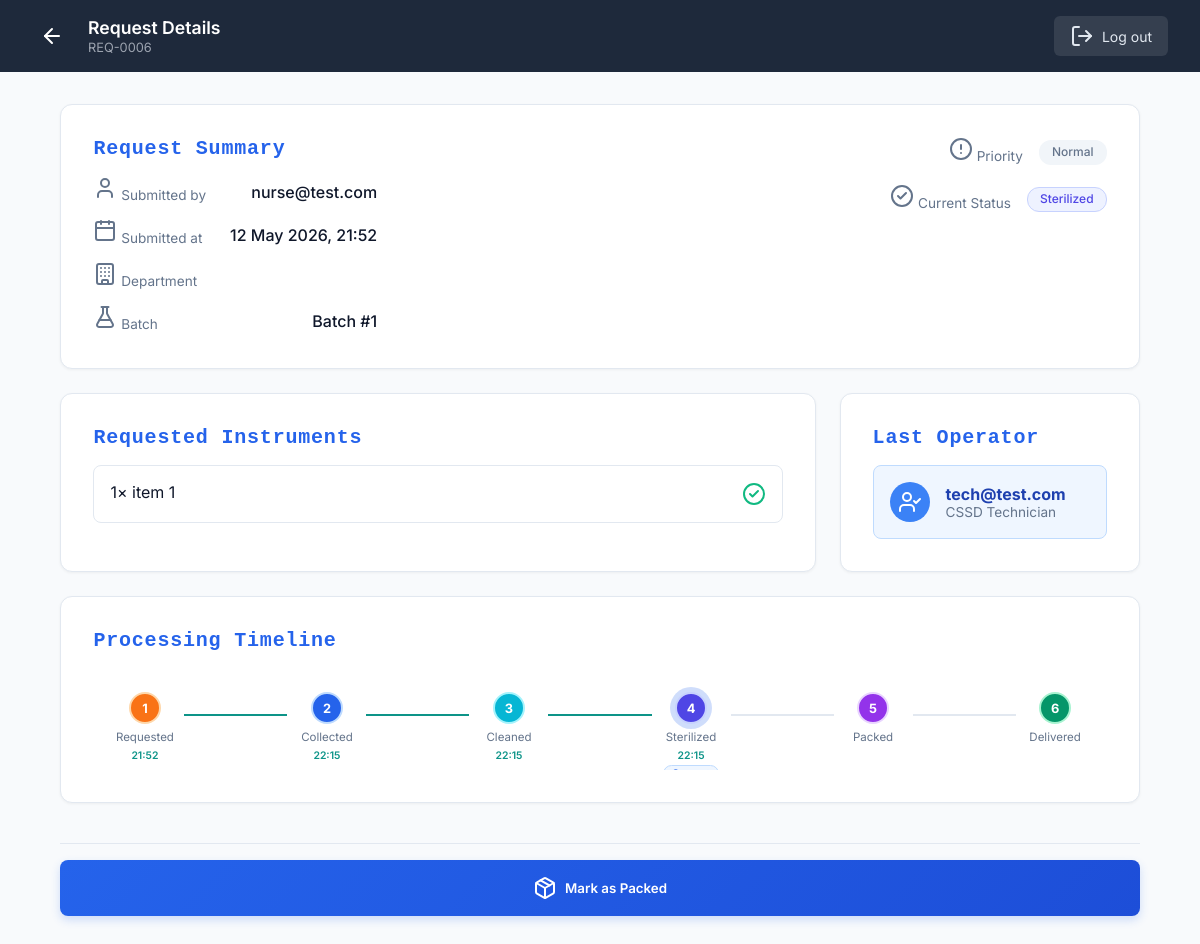
The page /cssd_request_details/6/ (signed in) on the database its author committed.
### CSSD_Management_System/models.py (models this page shows, shortened)
class InstrumentRequest(models.Model):
    PRIORITY_CHOICES = [
        ('Normal', 'Normal'),
        ('Urgent', 'Urgent'),
    ]
    STATUS_CHOICES = [
        ('Requested', 'Requested'),
        ('Collected', 'Collected'),
        ('Cleaned', 'Cleaned'),
        ('Sterilized', 'Sterilized'),
        ('Packed', 'Packed'),
        ('Delivered', 'Delivered'),
    ]
    requester = models.ForeignKey(CustomUser, on_delete=models.CASCADE, related_name='requests')
    priority = models.CharField(max_length=50, choices=PRIORITY_CHOICES, default='Normal')
    status = models.CharField(max_length=50, choices=STATUS_CHOICES, default='Requested')
    department = models.CharField(max_length=100, blank=True)
    notes = models.TextField(blank=True)
    last_operator = models.ForeignKey(
        CustomUser,
        on_delete=models.SET_NULL,
        null=True,
        blank=True,
        related_name='processed_requests'
    )
    batch = models.ForeignKey(SterilizationBatch, null=True, blank=True, on_delete=models.SET_NULL, related_name='requests')
    is_archived = models.BooleanField(default=False)
    submitted_at = models.DateTimeField(auto_now_add=True)
    collected_at = models.DateTimeField(null=True, blank=True)
    cleaned_at = models.DateTimeField(null=True, blank=True)
    sterilized_at = models.DateTimeField(null=True, blank=True)
    packed_at = models.DateTimeField(null=True, blank=True)
    delivered_at = models.DateTimeField(null=True, blank=True)

class CustomUser(AbstractUser):
    ROLE_CHOICES = [
        ('System Administrator', 'System Administrator'),
        ('CSSD Technician', 'CSSD Technician'),
        ('Department Nurse', 'Department Nurse'),
        ('Hospital Administrator', 'Hospital Administrator'),
    ]
    username = None
    email = models.EmailField(_('email address'), unique=True)
    role = models.CharField(max_length=50, choices=ROLE_CHOICES)
    department = models.CharField(max_length=100, blank=True)
    USERNAME_FIELD = 'email'
    REQUIRED_FIELDS = []
    objects = CustomUserManager()

class SterilizationBatch(models.Model):
    STATUS_CHOICES = [
        ('In Progress', 'In Progress'),
        ('Completed', 'Completed'),
    ]
    operator = models.ForeignKey(CustomUser, on_delete=models.CASCADE)
    temperature = models.FloatField()
    cycle_duration = models.FloatField()  # in minutes
    status = models.CharField(max_length=50, choices=STATUS_CHOICES, default='In Progress')
    created_at = models.DateTimeField(auto_now_add=True)
    instrument_sets = models.ManyToManyField(
        'InstrumentSet',
        blank=True,
        related_name='batches',
    )

class RequestItem(models.Model):
    request = models.ForeignKey(InstrumentRequest, on_delete=models.CASCADE, related_name='items')
    inventory_item = models.ForeignKey(InventoryItem, on_delete=models.CASCADE)
    quantity = models.IntegerField(default=1)

class InventoryItem(models.Model):
    name = models.CharField(max_length=255)
    category = models.CharField(max_length=100)
    current_stock = models.IntegerField(default=0)
    min_threshold = models.IntegerField(default=10)

### CSSD_Management_System/views.py (the view)
# urls.py: path('cssd_request_details/<int:request_id>/', views.cssd_request_details, name='cssd_request_details'),
@login_required
@cssd_staff_required
def cssd_request_details(request, request_id):
    instrument_request = get_object_or_404(InstrumentRequest, id=request_id)
    return render(request, 'cssd-request-details.html',
                  _detail_context(instrument_request))

### CSSD_Management_System/views.py (called while the page is built)
def _detail_context(instrument_request, error=None):
    return {
        'req':     instrument_request,
        'items':   RequestItem.objects.filter(request=instrument_request),
        'batches': SterilizationBatch.objects.all(),
        'error':   error,
    }

### CSSD_Management_System/templates/cssd-request-details.html (shortened to what this page needs)
{% load static %}
<!DOCTYPE html>
<html lang="en">
<head>
  <link rel="stylesheet" href="{% static 'styles.css' %}">
  <link rel="stylesheet" href="{% static 'extended_styles.css' %}">
</head>
<body>
  <div class="dashboard-wrapper theme-blue">
    <nav class="dashboard-nav theme-dark-blue">
      <div class="nav-brand">
        <a href="{% url 'dashboard_router' %}" class="btn-back-icon"><i data-lucide="arrow-left"></i></a>
        <div class="nav-title">
          <h2>Request Details</h2>
          <p>REQ-{{ req.id|stringformat:"04d" }}</p>
        </div>
      </div>
      <div class="nav-actions">
        <a href="{% url 'logout' %}" class="btn-logout"><i data-lucide="log-out"></i> Log out</a>
      </div>
    </nav>
    <main class="dashboard-main details-main">
      <div class="container-center">
        <div class="detail-card summary-card row-layout">
          <div>
            <h3>Request Summary</h3>
            <div class="sg-grid-small">
              <div class="sg-label"><i data-lucide="user"></i> Submitted by</div>
              <div class="sg-value text-right">{{ req.requester.email }}</div>
              <div class="sg-label"><i data-lucide="calendar"></i> Submitted at</div>
              <div class="sg-value text-right">{{ req.submitted_at|date:"d M Y, H:i" }}</div>
              <div class="sg-label"><i data-lucide="building"></i> Department</div>
              {% if req.batch %}
              <div class="sg-label"><i data-lucide="flask-conical"></i> Batch</div>
              <div class="sg-value text-right">Batch #{{ req.batch.id }}</div>
              {% endif %}
            </div>
          </div>
          <div class="summary-pills-v">
            <div class="sg-item-h">
              <span class="sg-label"><i data-lucide="alert-circle"></i> Priority</span>
              {% if req.priority == "Urgent" %}
                <span class="pill pill-urgent">Urgent</span>
              {% else %}
                <span class="pill pill-normal">Normal</span>
              {% endif %}
            </div>
            <div class="sg-item-h">
              <span class="sg-label"><i data-lucide="check-circle-2"></i> Current Status</span>
              <span class="pill status-{{ req.status }}" id="statusPill">{{ req.status }}</span>
            </div>
          </div>
        </div>
        <div class="grid-2-col">
          <div class="detail-card instruments-card">
            <h3>Requested Instruments</h3>
            <ul class="instrument-checklist">
              {% for item in items %}
              <li>
                <span>{{ item.quantity }}× {{ item.inventory_item.name }}</span>
                <i data-lucide="check-circle-2" class="icon-green"></i>
              </li>
              {% empty %}
              <li><span style="color:#94a3b8;">No instruments listed.</span></li>
              {% endfor %}
            </ul>
          </div>
          <div class="col-stack">
            {% if req.last_operator %}
            <div class="detail-card assigned-card">
              <h3>Last Operator</h3>
              <div class="technician-badge" style="background:#eff6ff;color:#1e40af;border:1px solid #bfdbfe;">
                <div class="avatar" style="background:#3b82f6;color:white;"><i data-lucide="user-check"></i></div>
                <div>
                  <strong>{{ req.last_operator.email }}</strong>
                  <p>{{ req.last_operator.role }}</p>
                </div>
              </div>
            </div>
            {% endif %}
          </div>
        </div>
        <div class="detail-card ht-card">
          <h3>Processing Timeline</h3>
          <div class="horizontal-timeline">
            <div class="ht-node step-requested {% if req.status == 'Requested' %}current{% else %}completed{% endif %}">
              <div class="node-circle">1</div>
              <p>Requested</p>
              <span class="ht-ts">{{ req.submitted_at|date:"H:i" }}</span>
            </div>
            <div class="ht-line {% if req.status != 'Requested' %}completed{% endif %}"></div>
            <div class="ht-node step-collected
              {% if req.status == 'Collected' %}current
              {% elif req.collected_at %}completed{% endif %}">
              <div class="node-circle">2</div>
              <p>Collected</p>
              {% if req.collected_at %}<span class="ht-ts">{{ req.collected_at|date:"H:i" }}</span>{% endif %}
            </div>
            <div class="ht-line {% if req.cleaned_at %}completed{% endif %}"></div>
            <div class="ht-node step-cleaned
              {% if req.status == 'Cleaned' %}current
              {% elif req.cleaned_at %}completed{% endif %}">
              <div class="node-circle">3</div>
              <p>Cleaned</p>
              {% if req.cleaned_at %}<span class="ht-ts">{{ req.cleaned_at|date:"H:i" }}</span>{% endif %}
            </div>
            <div class="ht-line {% if req.sterilized_at %}completed{% endif %}"></div>
            <div class="ht-node step-sterilized
              {% if req.status == 'Sterilized' %}current
              {% elif req.sterilized_at %}completed{% endif %}">
              <div class="node-circle">4</div>
              <p>Sterilized</p>
              {% if req.sterilized_at %}<span class="ht-ts">{{ req.sterilized_at|date:"H:i" }}</span>{% endif %}
              {% if req.status == 'Sterilized' %}<span class="ht-current">Current</span>{% endif %}
            </div>
            <div class="ht-line {% if req.packed_at %}completed{% endif %}"></div>
            <div class="ht-node step-packed
              ">
              <div class="node-circle">5</div>
              <p>Packed</p>
            </div>
            <div class="ht-line {% if req.delivered_at %}completed{% endif %}"></div>
            <div class="ht-node step-delivered {% if req.delivered_at %}completed{% endif %}">
              <div class="node-circle">6</div>
              <p>Delivered</p>
            </div>
          </div>
        </div>
        <div class="action-footer">
          {% if req.status == 'Requested' %}
          <form method="post" action="{% url 'mark_collected' req.id %}" style="display:contents;" onsubmit="return confirmStatusChange(event, 'Collected');">
            {% csrf_token %}
            <button type="submit" class="btn-primary flex-1" id="btnCollected">
              <i data-lucide="truck"></i> Mark as Collected
            </button>
          </form>
          {% elif req.status == 'Sterilized' %}
          <form method="post" action="{% url 'mark_packed' req.id %}" style="display:contents;" onsubmit="return confirmStatusChange(event, 'Packed');">
            <button type="submit" class="btn-primary flex-1" id="btnPacked">
              <i data-lucide="package"></i> Mark as Packed
            </button>
          </form>
          {% elif req.status == 'Packed' %}
          <span style="color:#0d9488;font-weight:600;display:flex;align-items:center;gap:.4rem;">
            <i data-lucide="package-check"></i> Ready for Delivery
          </span>
          {% elif req.status == 'Delivered' %}
          <span style="color:#10b981;font-weight:600;display:flex;align-items:center;gap:.4rem;">
            <i data-lucide="check-circle-2"></i> Fully Delivered
          </span>
          {% endif %}
        </div>
      </div>
    </main>
  </div>
</body>
</html>

### CSSD_Management_System/static/styles.css (style rules this page uses)
:root { --color-primary: #2563eb; --color-primary-hover: #1d4ed8; --color-secondary: #0ea5e9; --color-teal: #0d9488; --color-teal-hover: #0f766e; --color-indigo: #4f46e5; --color-success: #10b981; --color-warning-border: #fcd34d; --color-warning-bg: #fffbeb; --color-warning-text: #b45309; --color-text-dark: #0f172a; --color-text-muted: #64748b; --color-text-light: #f8fafc; --bg-gradient-page: linear-gradient(135deg, #f0fdf4 0%, #f1f5f9 50%, #eff6ff 100%); --bg-gradient-header: linear-gradient(90deg, #1e293b 0%, #0f172a 100%); --bg-card: #ffffff; }
html { margin: 0; padding: 0; min-height: 100%; background: var(--bg-gradient-header); }
*, *::before, *::after { box-sizing: border-box; }
body { margin: 0; padding: 0; font-family: 'Inter', -apple-system, BlinkMacSystemFont, 'Segoe UI', Roboto, Helvetica, Arial, sans-serif; background: var(--bg-gradient-page); color: var(--color-text-dark); min-height: 100vh; display: flex; flex-direction: column; overflow-x: hidden; }
h1, h2, h3, h4, h5, h6, p { margin: 0; }
button { cursor: pointer; border: none; background: none; font-family: inherit; }
a { text-decoration: none; color: inherit; }
.lucide { color: currentColor; }
.dashboard-wrapper { min-height: 100vh; display: flex; flex-direction: column; }
.dashboard-wrapper.theme-blue { background: #f8fafc; }
.dashboard-nav { display: flex; justify-content: space-between; align-items: center; padding: 1rem 2rem; color: white; }
.theme-dark-blue { background-color: #1e293b; }
.nav-brand { display: flex; align-items: center; gap: 1rem; }
.nav-title h2 { font-size: 1.1rem; font-weight: 600; }
.nav-title p { font-size: 0.8rem; color: #9ca3af; margin-top: 0.1rem; }
.nav-actions { display: flex; align-items: center; gap: 1.5rem; }
.btn-logout { display: flex; align-items: center; gap: 0.5rem; background: rgba(255,255,255,0.1); padding: 0.5rem 1rem; border-radius: 6px; font-size: 0.875rem; color: #e2e8f0; transition: background 0.2s; }
.dashboard-main { flex: 1; padding: 2rem; display: flex; justify-content: center; align-items: flex-start; }
.pill { font-size: 0.75rem; padding: 0.25rem 0.75rem; border-radius: 12px; font-weight: 500; display: inline-flex; align-items: center; border: 1px solid transparent; line-height: 1.2; }
.pill-normal { background: #f1f5f9; color: #64748b; }
.status-Sterilized, .pill-outline-sterilized { background: #eef2ff; color: #4f46e5; border-color: #c7d2fe; }

### rows shown on the page
InstrumentRequest: id "0006", requester.email "nurse@test.com", submitted_at "12 May 2026, 21:52", batch.id "1", status "Sterilized", last_operator.email "tech@test.com", last_operator.role "CSSD Technician", submitted_at "21:52", collected_at "22:15", cleaned_at "22:15", sterilized_at "22:15"
RequestItem: quantity "1", inventory_item.name "item 1"
